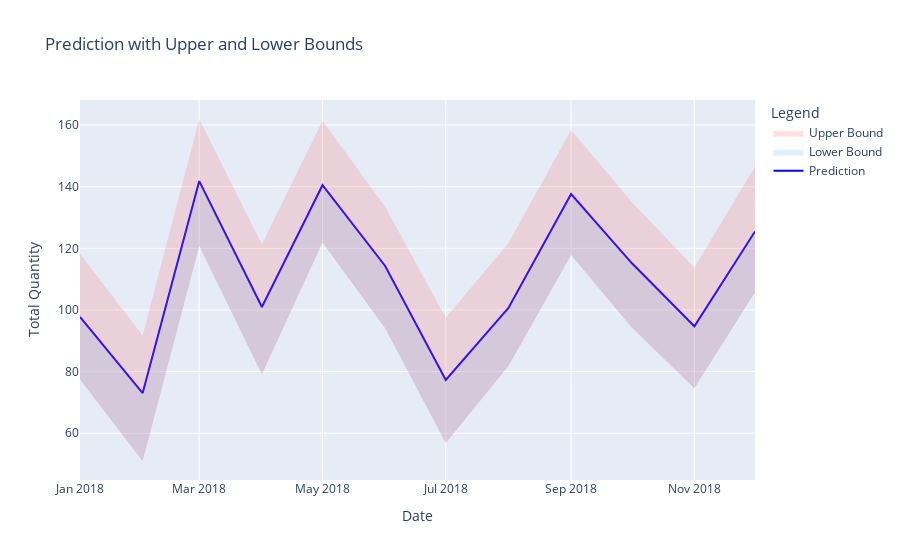

This figure's notebook cell:
### Code cell
plot(future)

### Figure 1 — Plotly figure (JSON) as saved in the notebook; plotly's stock layout.template omitted (floating-point values rounded to 4 significant figures)
{"data": [{"line": {"color": "blue"}, "mode": "lines", "name": "Prediction", "type": "scatter", "x": ["2018-01-01T00:00:00", "2018-02-01T00:00:00", "2018-03-01T00:00:00", "2018-04-01T00:00:00", "2018-05-01T00:00:00", "2018-06-01T00:00:00", "2018-07-01T00:00:00", "2018-08-01T00:00:00", "2018-09-01T00:00:00", "2018-10-01T00:00:00", "2018-11-01T00:00:00", "2018-12-01T00:00:00"], "y": [97.74, 73.01, 141.8, 100.9, 140.5, 114.3, 77.29, 100.6, 137.6, 115.2, 94.69, 125.5]}, {"fill": "tonexty", "fillcolor": "rgba(102, 178, 255, 0.2)", "line": {"width": 0}, "mode": "lines", "name": "Lower Bound", "type": "scatter", "x": ["2018-01-01T00:00:00", "2018-02-01T00:00:00", "2018-03-01T00:00:00", "2018-04-01T00:00:00", "2018-05-01T00:00:00", "2018-06-01T00:00:00", "2018-07-01T00:00:00", "2018-08-01T00:00:00", "2018-09-01T00:00:00", "2018-10-01T00:00:00", "2018-11-01T00:00:00", "2018-12-01T00:00:00"], "y": [77.41, 50.98, 120.7, 79.17, 121.9, 94.09, 56.86, 81.8, 117.8, 94.35, 74.6, 105.7]}, {"fill": "tonexty", "fillcolor": "rgba(255, 102, 102, 0.2)", "line": {"width": 0}, "mode": "lines", "name": "Upper Bound", "type": "scatter", "x": ["2018-01-01T00:00:00", "2018-02-01T00:00:00", "2018-03-01T00:00:00", "2018-04-01T00:00:00", "2018-05-01T00:00:00", "2018-06-01T00:00:00", "2018-07-01T00:00:00", "2018-08-01T00:00:00", "2018-09-01T00:00:00", "2018-10-01T00:00:00", "2018-11-01T00:00:00", "2018-12-01T00:00:00"], "y": [118.2, 91.74, 162.0, 121.3, 161.4, 133.5, 97.48, 121.7, 158.4, 135.0, 113.8, 146.5]}], "layout": {"legend": {"title": {"text": "Legend"}}, "title": {"text": "Prediction with Upper and Lower Bounds"}, "xaxis": {"title": {"text": "Date"}}, "yaxis": {"title": {"text": "Total Quantity"}}}}
